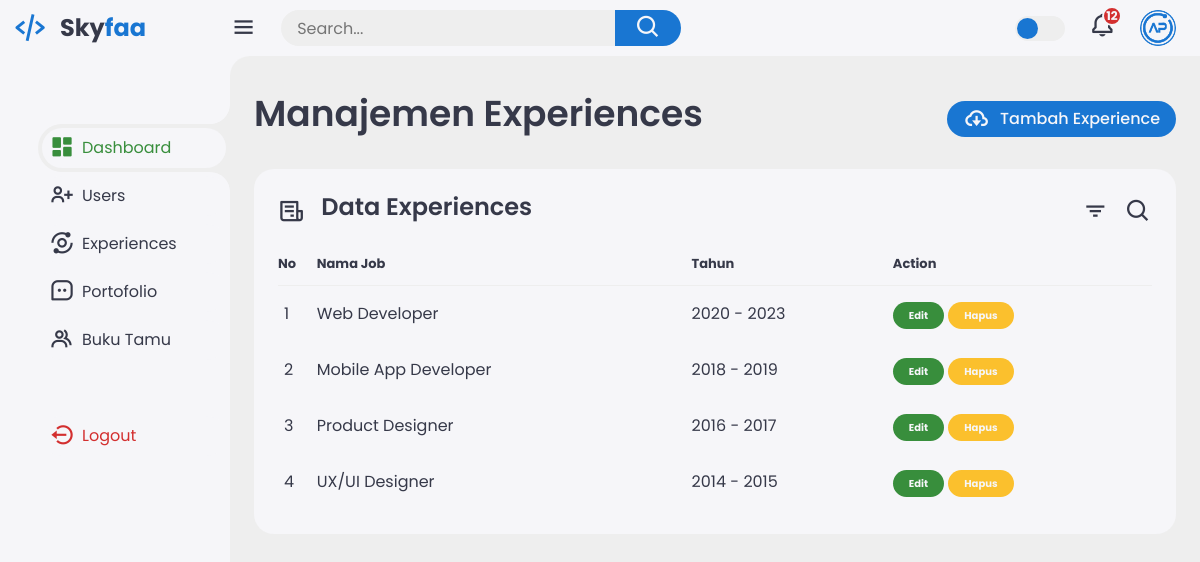
/dash2/dashboard.php?page=experiences (signed in), run on the app's committed database.
### tables this page shows
CREATE TABLE `experience` (
  `id_experience` int(10) NOT NULL,
  `job` varchar(30) NOT NULL,
  `tahun_awal` year(4) NOT NULL,
  `tahun_akhir` year(4) NOT NULL
);

### dash2/experiences.php (the view, shortened to what this page needs)
<?php
require_once('../required/koneksi.php');
$query = "SELECT * FROM experience ORDER BY id_experience DESC";
$result = mysqli_query($koneksi, $query);
?>
<div class="header">
    <div class="left">
        <h1>Manajemen Experiences</h1>
    </div>
    <a href="#" class="report" data-bs-toggle="modal" data-bs-target="#addModal">
        <i class='bx bx-cloud-download'></i>
        <span>Tambah Experience</span>
    </a>
</div>
<div class="bottom-data">
    <div class="orders">
        <div class="header">
            <i class='bx bx-receipt'></i>
            <h3>Data Experiences</h3>
            <i class='bx bx-filter'></i>
            <i class='bx bx-search'></i>
        </div>
        <table>
            <thead>
                <tr>
                    <th>No</th>
                    <th>Nama Job</th>
                    <th>Tahun</th>
                    <th>Action</th>
                </tr>
            </thead>
            <tbody>
                <?php
                $no = 1;
                while ($data = mysqli_fetch_array($result)) : ?>
                    <tr>
                        <td><?= $no; ?></td>
                        <td><?= $data['job']; ?></td>
                        <td><?= $data['tahun_awal'] . ' - ' . $data['tahun_akhir']; ?></td>
                        <td>
                            <a href="#" data-bs-toggle="modal" data-bs-target="#editModal<?= $data['id_experience']; ?>">
                                <span class="status completed">Edit</span>
                            </a>
                            <a href="experiences-delete.php?id_experience=<?= $data['id_experience']?>" onclick="return confirm('Anda yakin ingin menghapus data ini?');">
                                <span class="status pending">Hapus</span>
                            </a>
                        </td>
                    </tr>
                <?php $no++; endwhile; ?>
            </tbody>
        </table>
    </div>
</div>

### dash2/style.css (style rules this page uses)
:root { --light: #f6f6f9; --primary: #1976D2; --light-primary: #CFE8FF; --grey: #eee; --dark-grey: #AAAAAA; --dark: #363949; --danger: #D32F2F; --light-danger: #FECDD3; --warning: #FBC02D; --light-warning: #FFF2C6; --success: #388E3C; --light-success: #BBF7D0; }
* { margin: 0; padding: 0; box-sizing: border-box; font-family: 'Poppins', sans-serif; }
.bx { font-size: 1.7rem; }
a { text-decoration: none; }
html { overflow-x: hidden; }
body { background: var(--grey); overflow-x: hidden; }
.content main .header { display: flex; align-items: center; justify-content: space-between; grid-gap: 16px; flex-wrap: wrap; }
.content main .header .left h1 { font-size: 36px; font-weight: 600; margin-bottom: 10px; color: var(--dark); }
.content main .header .report { height: 36px; padding: 0 16px; border-radius: 36px; background: var(--primary); color: var(--light); display: flex; align-items: center; justify-content: center; grid-gap: 10px; font-weight: 500; }
.content main .bottom-data { display: flex; flex-wrap: wrap; grid-gap: 24px; margin-top: 24px; width: 100%; color: var(--dark); }
.content main .bottom-data>div { border-radius: 20px; background: var(--light); padding: 24px; overflow-x: auto; }
.content main .bottom-data .header { display: flex; align-items: center; grid-gap: 16px; margin-bottom: 24px; }
.content main .bottom-data .header h3 { margin-right: auto; font-size: 24px; font-weight: 600; }
.content main .bottom-data .header .bx { cursor: pointer; }
.content main .bottom-data .orders { flex-grow: 1; flex-basis: 500px; }
.content main .bottom-data .orders table { width: 100%; border-collapse: collapse; }
.content main .bottom-data .orders table th { padding-bottom: 12px; font-size: 13px; text-align: left; border-bottom: 1px solid var(--grey); }
.content main .bottom-data .orders table td { padding: 16px 0; }
.content main .bottom-data .orders table tr td:first-child { display: flex; align-items: center; grid-gap: 12px; padding-left: 6px; }
.content main .bottom-data .orders table tbody tr { cursor: pointer; transition: all 0.3s ease; }
.content main .bottom-data .orders table tr td .status { font-size: 10px; padding: 6px 16px; color: var(--light); border-radius: 20px; font-weight: 700; }
.content main .bottom-data .orders table tr td .status.completed { background: var(--success); }
.content main .bottom-data .orders table tr td .status.pending { background: var(--warning); }

### data on the page
experience: job "Web Developer", tahun_awal "2020", tahun_akhir "2023"
experience: job "Mobile App Developer", tahun_awal "2018", tahun_akhir "2019"
experience: job "Product Designer", tahun_awal "2016", tahun_akhir "2017"
experience: job "UX/UI Designer", tahun_awal "2014", tahun_akhir "2015"
